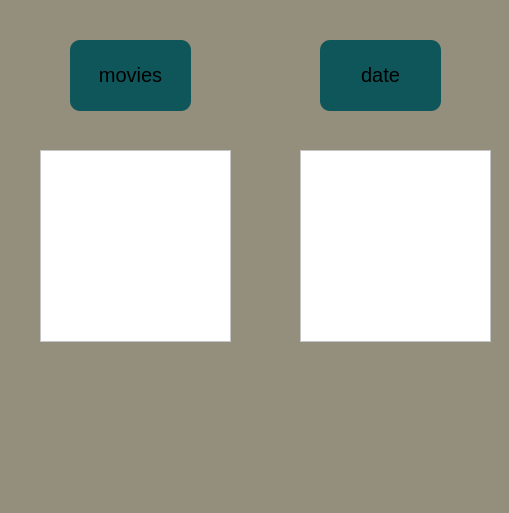
<?xml version="1.0" encoding="UTF-8"?>
<ui version="4.0">
 <class>Form</class>
 <widget class="QWidget" name="Form">
  <property name="geometry">
   <rect>
    <x>0</x>
    <y>0</y>
    <width>509</width>
    <height>513</height>
   </rect>
  </property>
  <property name="windowTitle">
   <string>Form</string>
  </property>
  <property name="styleSheet">
   <string notr="true">background-color: rgb(148, 143, 124);</string>
  </property>
  <widget class="QLabel" name="label">
   <property name="geometry">
    <rect>
     <x>70</x>
     <y>40</y>
     <width>121</width>
     <height>71</height>
    </rect>
   </property>
   <property name="styleSheet">
    <string notr="true">background-color: rgb(15, 86, 90);
font-size: 20px;
border-radius: 10px</string>
   </property>
   <property name="text">
    <string>&lt;html&gt;&lt;head/&gt;&lt;body&gt;&lt;p align=&quot;center&quot;&gt;movies&lt;/p&gt;&lt;/body&gt;&lt;/html&gt;</string>
   </property>
  </widget>
  <widget class="QLabel" name="label_2">
   <property name="geometry">
    <rect>
     <x>320</x>
     <y>40</y>
     <width>121</width>
     <height>71</height>
    </rect>
   </property>
   <property name="styleSheet">
    <string notr="true">background-color: rgb(15, 86, 90);
font-size: 20px;
border-radius: 10px</string>
   </property>
   <property name="text">
    <string>&lt;html&gt;&lt;head/&gt;&lt;body&gt;&lt;p align=&quot;center&quot;&gt;date&lt;/p&gt;&lt;/body&gt;&lt;/html&gt;</string>
   </property>
  </widget>
  <widget class="QListWidget" name="movies_list">
   <property name="geometry">
    <rect>
     <x>40</x>
     <y>150</y>
     <width>191</width>
     <height>192</height>
    </rect>
   </property>
   <property name="styleSheet">
    <string notr="true">background-color: rgb(255, 255, 255);
font-size: 20px;
</string>
   </property>
  </widget>
  <widget class="QListWidget" name="seances_list">
   <property name="geometry">
    <rect>
     <x>300</x>
     <y>150</y>
     <width>191</width>
     <height>192</height>
    </rect>
   </property>
   <property name="styleSheet">
    <string notr="true">background-color: rgb(255, 255, 255);
font-size: 20px;
</string>
   </property>
  </widget>
 </widget>
 <resources/>
 <connections/>
</ui>
